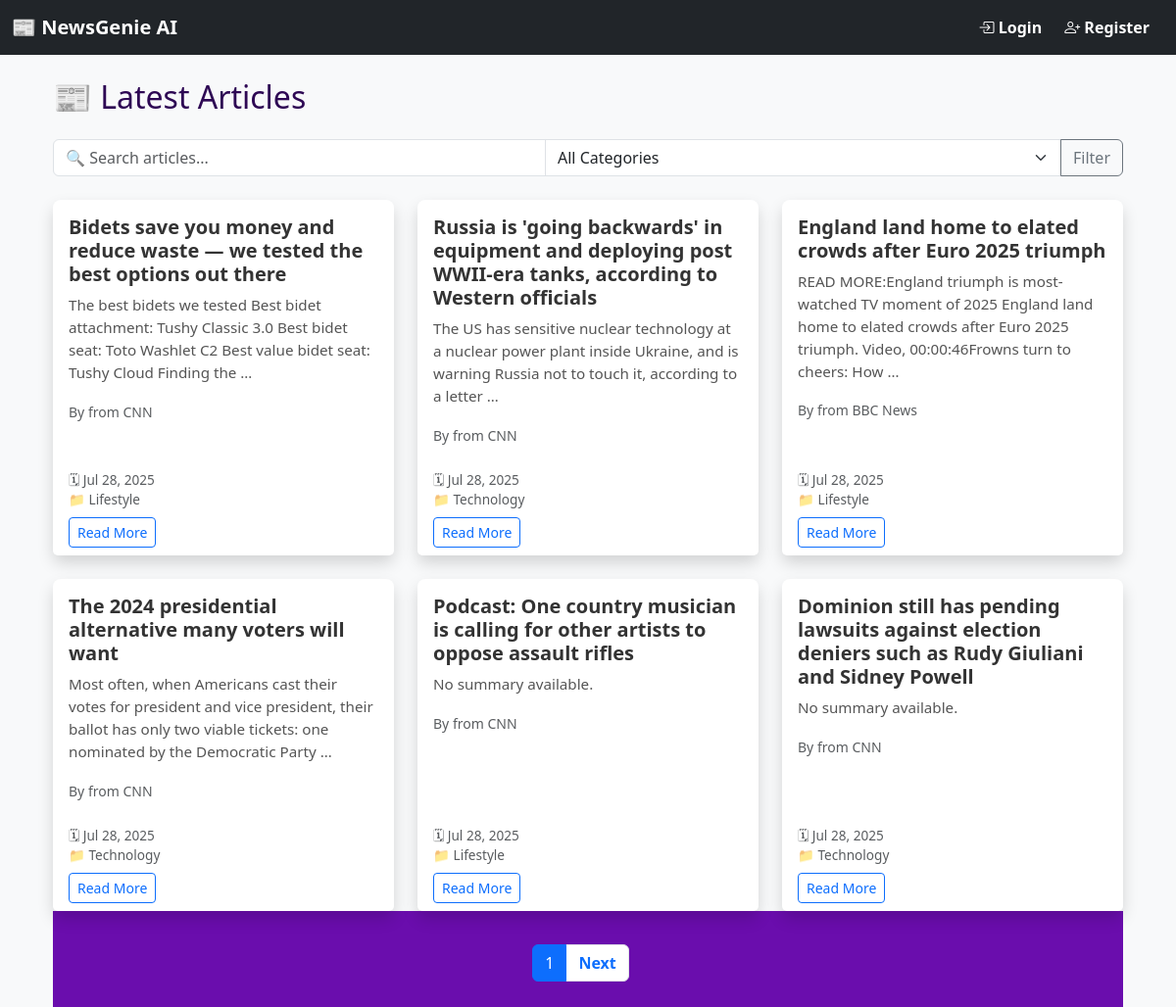
The app's page /article/ with its own data.
### news/models.py (models this page shows, shortened)
class Article(models.Model):
    title = models.CharField(max_length=200)
    content = models.TextField()
    summary = models.TextField(blank=True, null=True)
    source_url = models.URLField()
    category = models.ForeignKey(Category, on_delete=models.CASCADE)
    published_date = models.DateTimeField(default=timezone.now)
    created_at = models.DateTimeField(auto_now_add=True)
    audio_file = models.FileField(upload_to='news_audio/', blank=True, null=True)
    link = models.URLField(max_length=500, unique=True, null=True, blank=True)
    source = models.CharField(max_length=100, default='Unknown')
    approved = models.BooleanField(default=False)
    class Meta:
        ordering = ['-published_date']

class Category(models.Model):
    name = models.CharField(max_length=100)
    description = models.TextField(blank=True)
    class Meta:
        verbose_name_plural = "Categories"

### news/views.py (the view)
# urls.py: path('article/', views.article_list, name='article_list'),
def article_list(request):
    category = request.GET.get('category', '')
    search_query = request.GET.get('search', '')
    articles = Article.objects.filter(approved=True)
    if category:
        articles = articles.filter(category__name__iexact=category)
    categories = Category.objects.annotate(count=Count('article'))
    paginator = Paginator(articles, 6)
    page_number = request.GET.get('page')
    page_obj = paginator.get_page(page_number)
    return render(request, 'news/article_list.html', {
        'articles': page_obj,
        'page_obj': page_obj,
        'category': category,
        'search_query': search_query,
        'categories': categories,
        'is_paginated': page_obj.has_other_pages()
    })

### templates/news/article_list.html (shortened to what this page needs)
{% extends 'base.html' %}
{% block content %}
<div class="container mt-4">
    <h2 class="mb-4">📰 Latest Articles</h2>
   <form method="get" class="mb-4">
    <div class="input-group">
        <input type="text" name="search" class="form-control" placeholder="🔍 Search articles..." value="{{ search_query }}">
        <select name="category" class="form-select">
            <option value="">All Categories</option>
        </select>
        <button type="submit" class="btn btn-outline-secondary">Filter</button>
    </div>
</form>
    {% if page_obj %}
    <div class="row row-cols-1 row-cols-md-3 g-4">
        {% for article in page_obj %}
        <div class="col">
            <div class="card h-100 shadow rounded-3 border-0">
                <div class="card-body">
                    <h5 class="card-title">{{ article.title }}</h5>
                    <p class="card-text">{{ article.summary|truncatewords:25 }}</p>
                    <small class="text-muted">
                        By {{ article.author }} from {{ article.source }}
                    </small>
                </div>
                <div class="card-footer bg-white border-top-0 text-muted small">
                    <span>🗓 {{ article.created_at|date:"M d, Y" }}</span><br>
                    <span>📁 {{ article.category.name }}</span><br>
                    <a href="{% url 'article_detail' article.pk %}" class="btn btn-sm btn-outline-primary mt-2">Read More</a>
                </div>
            </div>
        </div>
        {% empty %}
        <div class="col-12">
            <p>No articles found.</p>
        </div>
        {% endfor %}
    </div>
    {% if page_obj.has_other_pages %}
    <nav>
        <ul class="pagination justify-content-center mt-4">
            <li class="page-item active">
                <span class="page-link">{{ page_obj.number }}</span>
            </li>
            {% if page_obj.has_next %}
                <li class="page-item">
                    <a class="page-link" href="?category={{ category }}&page={{ page_obj.next_page_number }}">Next</a>
                </li>
            {% endif %}
        </ul>
    </nav>
    {% endif %}
    {% else %}
        <p>No articles found.</p>
    {% endif %}
</div>
{% endblock %}

### static/css/style.css (style rules this page uses)
body { font-family: 'Segoe UI', sans-serif; background: #f3f0ff; margin: 0; padding: 0; }
nav { background-color: #6a0dad; padding: 10px; }
nav a { color: #ffffff; text-decoration: none; margin-right: 15px; font-weight: bold; }
h2 { color: #2e0854; }
button { background-color: #6a0dad; color: white; border: none; padding: 10px 18px; cursor: pointer; border-radius: 5px; }
a { color: #6a0dad; }
.card-title { font-weight: 600; color: #333; }
.card-text { color: #555; font-size: 0.95rem; }
.card-footer { font-size: 0.85rem; }
.card { border-radius: 15px; transition: transform 0.2s ease; }
.card-footer { font-size: 0.85rem; background-color: #fff; }

### records on screen
Article: title "Bidets save you money and reduce waste — we tested the best options out there", summary "The best bidets we tested Best bidet attachment: Tushy Classic 3.0 Best bidet seat: Toto Washlet C2 Best value bidet seat: Tushy Cloud Finding the …", source "CNN", created_at "Jul 28, 2025", category.name "Lifestyle"
Article: title "Russia is 'going backwards' in equipment and deploying post WWII-era tanks, according to Western officials", summary "The US has sensitive nuclear technology at a nuclear power plant inside Ukraine, and is warning Russia not to touch it, according to a letter …", source "CNN", created_at "Jul 28, 2025", category.name "Technology"
Article: title "England land home to elated crowds after Euro 2025 triumph", summary "READ MORE:England triumph is most-watched TV moment of 2025 England land home to elated crowds after Euro 2025 triumph. Video, 00:00:46Frowns turn to cheers: How …", source "BBC News", created_at "Jul 28, 2025", category.name "Lifestyle"
Article: title "The 2024 presidential alternative many voters will want", summary "Most often, when Americans cast their votes for president and vice president, their ballot has only two viable tickets: one nominated by the Democratic Party …", source "CNN", created_at "Jul 28, 2025", category.name "Technology"
Article: title "Podcast: One country musician is calling for other artists to oppose assault rifles", summary "No summary available.", source "CNN", created_at "Jul 28, 2025", category.name "Lifestyle"
Article: title "Dominion still has pending lawsuits against election deniers such as Rudy Giuliani and Sidney Powell", summary "No summary available.", source "CNN", created_at "Jul 28, 2025", category.name "Technology"

### other values on screen
{{ page_obj.number }} "1"
